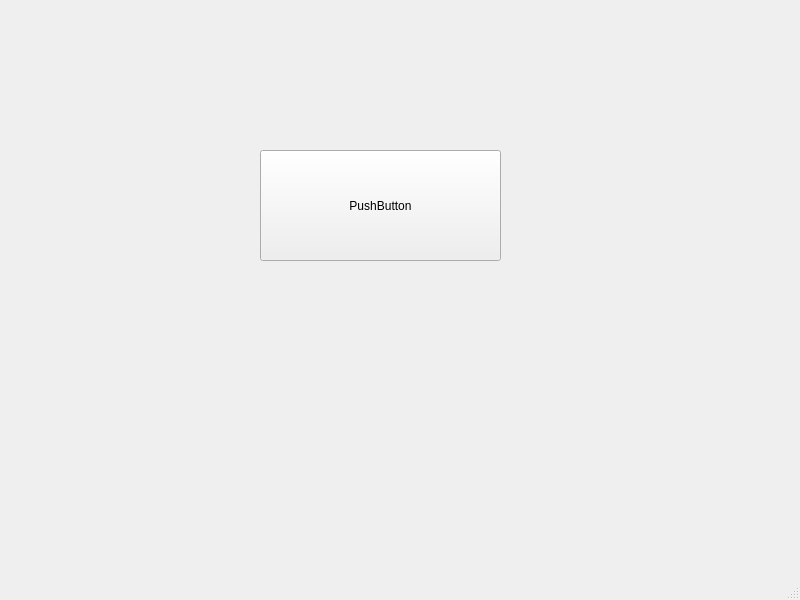
<?xml version="1.0" encoding="UTF-8"?>
<ui version="4.0">
 <class>MainWindow</class>
 <widget class="QMainWindow" name="MainWindow">
  <property name="geometry">
   <rect>
    <x>0</x>
    <y>0</y>
    <width>800</width>
    <height>600</height>
   </rect>
  </property>
  <property name="windowTitle">
   <string>MainWindow</string>
  </property>
  <widget class="QWidget" name="centralwidget">
   <widget class="QPushButton" name="pushButton">
    <property name="geometry">
     <rect>
      <x>260</x>
      <y>150</y>
      <width>241</width>
      <height>111</height>
     </rect>
    </property>
    <property name="text">
     <string>PushButton</string>
    </property>
   </widget>
  </widget>
  <widget class="QMenuBar" name="menubar">
   <property name="geometry">
    <rect>
     <x>0</x>
     <y>0</y>
     <width>800</width>
     <height>22</height>
    </rect>
   </property>
  </widget>
  <widget class="QStatusBar" name="statusbar"/>
 </widget>
 <resources/>
 <connections/>
</ui>
